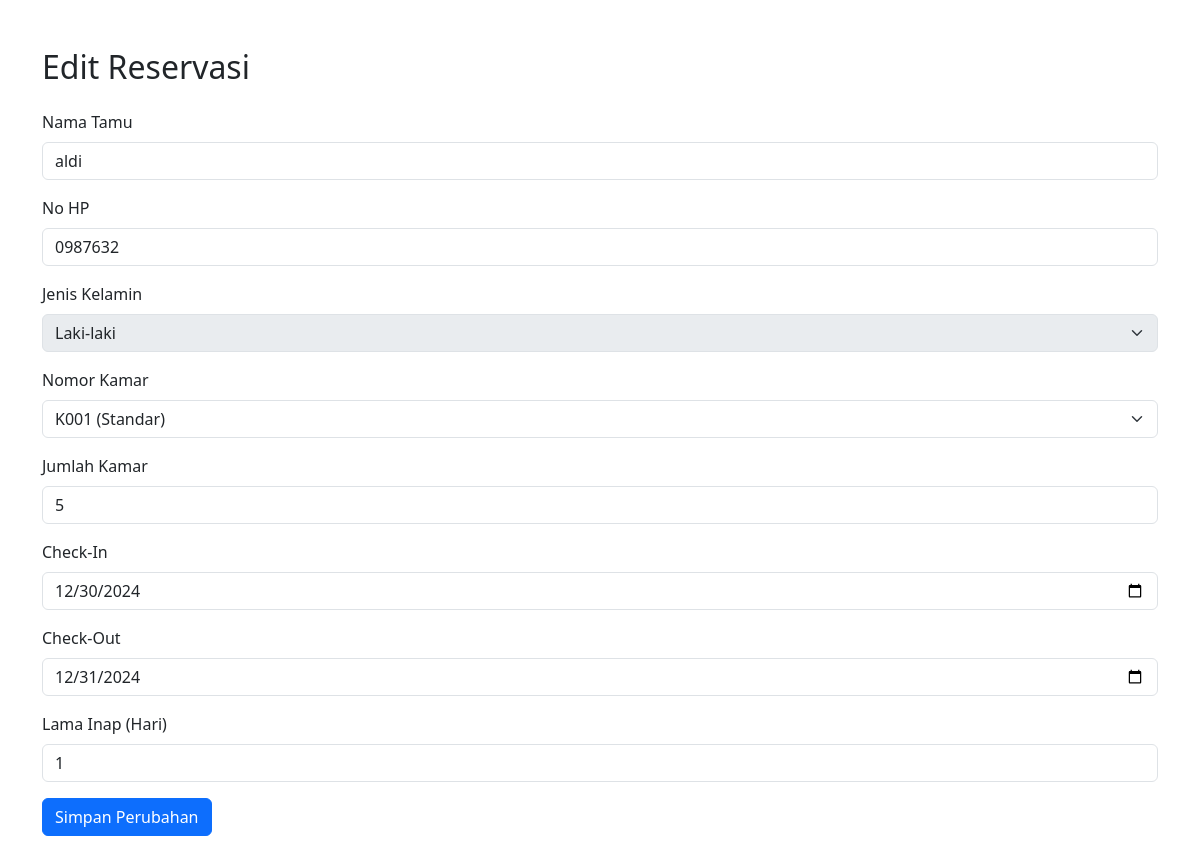
Page /admin/reservasi/edit_reservasi.php?id_reservasi=50 (signed in) on the committed database.
### tables this page shows
CREATE TABLE `reservasi` (
  `id_reservasi` int NOT NULL,
  `id_tamu` int DEFAULT NULL,
  `id_kamar` int DEFAULT NULL,
  `jumlah_kamar` int NOT NULL,
  `checkin` date NOT NULL,
  `checkout` date NOT NULL,
  `lama_inap` int GENERATED ALWAYS AS ((to_days(`checkout`) - to_days(`checkin`))) STORED,
  `total_biaya` decimal(10,2) NOT NULL,
  `status_pembayaran` enum('Belum Dibayar','Dibayar','Pending','Gagal') DEFAULT NULL
);

CREATE TABLE `tbl_tamu` (
  `id_tamu` int NOT NULL,
  `nama` varchar(100) NOT NULL,
  `jk` enum('L','P') NOT NULL,
  `no_hp` varchar(15) NOT NULL,
  `alamat` text NOT NULL,
  `email` varchar(100) NOT NULL,
  `password` varchar(255) NOT NULL
);

CREATE TABLE `kamar` (
  `id_kamar` int NOT NULL,
  `nomor_kamar` varchar(10) NOT NULL,
  `tipe_kamar` enum('Standar','Deluxe','Suite') NOT NULL,
  `gambar` varchar(255) DEFAULT NULL,
  `harga` decimal(10,2) NOT NULL,
  `stok_kamar` int NOT NULL
);

### admin/reservasi/edit_reservasi.php (the view, shortened to what this page needs)
<?php
include '../../koneksi/koneksi.php';
if (isset($_GET['id_reservasi'])) {
    $id_reservasi = $_GET['id_reservasi'];
    $query = "
        SELECT r.id_reservasi, t.nama AS nama_tamu, t.no_hp, t.jk AS jenis_kelamin,
               r.id_kamar, k.nomor_kamar, k.tipe_kamar, r.jumlah_kamar, r.checkin, r.checkout,
               r.lama_inap
        FROM reservasi r
        JOIN tbl_tamu t ON r.id_tamu = t.id_tamu
        JOIN kamar k ON r.id_kamar = k.id_kamar
        WHERE r.id_reservasi = '$id_reservasi'";
    $result = mysqli_query($conn, $query);
    $row = mysqli_fetch_assoc($result);
} else {
    die("ID reservasi tidak ditemukan.");
}
    ?>
<!DOCTYPE html>
<html lang="id">
<head>
    <link href="https://cdn.jsdelivr.net/npm/bootstrap@5.3.0/dist/css/bootstrap.min.css" rel="stylesheet">
</head>
<body>
<div class="container my-5">
    <h2 class="mb-4">Edit Reservasi</h2>
    <form method="POST">
        <div class="mb-3">
            <label for="nama_tamu" class="form-label">Nama Tamu</label>
            <input type="text" class="form-control" id="nama_tamu" name="nama_tamu" value="<?php echo $row['nama_tamu']; ?>" readonly>
        </div>
        <div class="mb-3">
            <label for="no_hp" class="form-label">No HP</label>
            <input type="text" class="form-control" id="no_hp" name="no_hp" value="<?php echo $row['no_hp']; ?>" readonly>
        </div>
        <div class="mb-3">
            <label for="jenis_kelamin" class="form-label">Jenis Kelamin</label>
            <select class="form-select" id="jenis_kelamin" name="jenis_kelamin" disabled>
                <option value="L" <?php echo ($row['jenis_kelamin'] == 'L') ? 'selected' : ''; ?>>Laki-laki</option>
            </select>
        </div>
        <div class="mb-3">
            <label for="id_kamar" class="form-label">Nomor Kamar</label>
            <select class="form-select" id="id_kamar" name="id_kamar">
                <?php
                $kamar_query = "SELECT * FROM kamar WHERE stok_kamar > 0";
                $kamar_result = mysqli_query($conn, $kamar_query);
                while ($kamar = mysqli_fetch_assoc($kamar_result)) {
                    echo "<option value='" . $kamar['id_kamar'] . "' " . ($row['id_kamar'] == $kamar['id_kamar'] ? 'selected' : '') . ">" . $kamar['nomor_kamar'] . " (" . $kamar['tipe_kamar'] . ")</option>";
                }
                ?>
            </select>
        </div>
        <div class="mb-3">
            <label for="jumlah_kamar" class="form-label">Jumlah Kamar</label>
            <input type="number" class="form-control" id="jumlah_kamar" name="jumlah_kamar" value="<?php echo $row['jumlah_kamar']; ?>" required>
        </div>
        <div class="mb-3">
            <label for="checkin" class="form-label">Check-In</label>
            <input type="date" class="form-control" id="checkin" name="checkin" value="<?php echo $row['checkin']; ?>" required>
        </div>
        <div class="mb-3">
            <label for="checkout" class="form-label">Check-Out</label>
            <input type="date" class="form-control" id="checkout" name="checkout" value="<?php echo $row['checkout']; ?>" required onchange="updateLamaInap()">
        </div>
        <div class="mb-3">
            <label for="lama_inap" class="form-label">Lama Inap (Hari)</label>
            <input type="number" class="form-control" id="lama_inap" name="lama_inap" value="<?php echo $row['lama_inap']; ?>" readonly>
        </div>
        <button type="submit" class="btn btn-primary">Simpan Perubahan</button>
    </form>
</div>
</body>
</html>

### rows in the picture
reservasi: nama_tamu "aldi", no_hp "0987632", id_kamar "K001 (Standar)", jumlah_kamar "5", checkin "12/30/2024", checkout "12/31/2024", lama_inap "1"
tbl_tamu: jenis_kelamin "Laki-laki"
